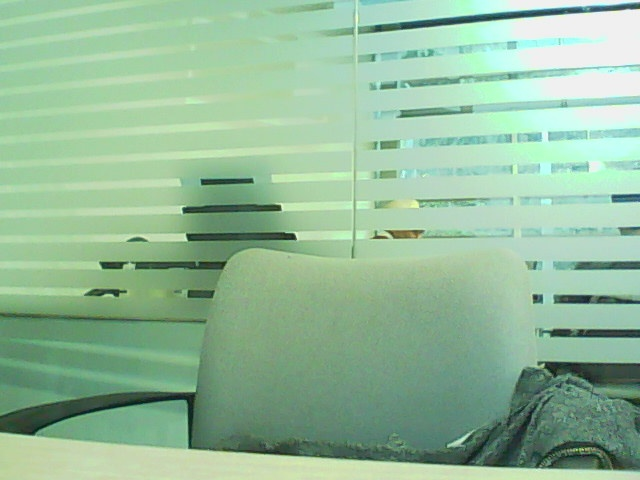
//> input picture build/test.jpg, 640 x 480 px, given in place of the camera
$ ./cam   (built with g++ and OpenCV 4)
//> lines starting //> are read from the running program, lines starting //| are printed output that depends on the picture
#include <stdlib.h>
#include <stdio.h>
#include <math.h>
#include <cv.h>
#include <time.h>
#include <highgui.h>
 #include "opencv2/objdetect/objdetect.hpp"
#include "opencv2/cudaobjdetect.hpp"
 #include "opencv2/highgui/highgui.hpp"
 #include "opencv2/imgproc/imgproc.hpp"
#include "jetsonGPIO.h"

 #include <iostream>


using namespace std;
using namespace cv;


int main(int argc, char **argv)
{
/*
  jetsonGPIO pushButton = gpio166 ;
  // Make the button and led available in user space
  gpioExport(pushButton) ;
  gpioSetDirection(pushButton,inputPin) ;

*/

  VideoCapture cap(0);

  if(!cap.isOpened())
	return -1;

  double t;
   unsigned int value;
   Mat frame, gray, edges;
   namedWindow("cam",1);
   namedWindow("edges",1);
   double width , height, frames;
 cap.set(CV_CAP_PROP_FRAME_WIDTH,1920);
   			 cap.set(CV_CAP_PROP_FRAME_HEIGHT,1080);
   width = cap.get(CV_CAP_PROP_FRAME_WIDTH);
   height = cap.get(CV_CAP_PROP_FRAME_HEIGHT);
   frames = cap.get(CV_CAP_PROP_FPS);

   cout<<"w: "<<width<<"  h: "<<height<<" FPS: "<<frames<<endl;
   	for(;;)
	{
		//gpioGetValue(pushButton, &value) ;
		// cout << "Button " << value << endl;
		Mat frame;
		cap >> frame;
//> frame is the input picture: 480 rows x 640 cols, CV_8UC3; mean B, G, R 154.5, 186.7, 147.3
		// [10 lines of commented-out code are left out]

		t = (double)cvGetTickCount();
		cvtColor(frame, edges,CV_BGR2GRAY);
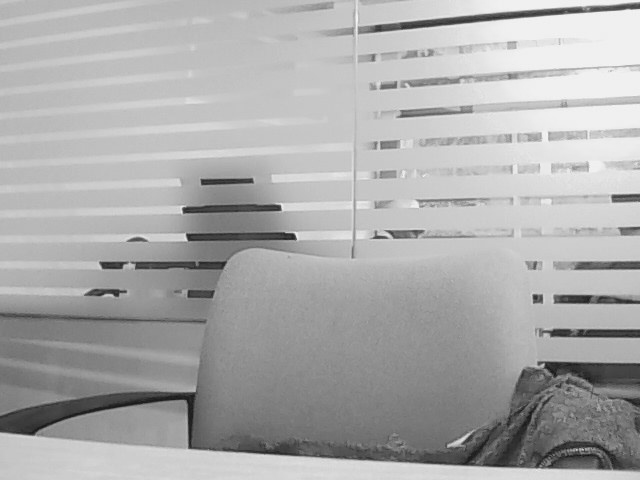
//> edges: 480 rows x 640 cols, CV_8UC1; min 16, max 245, mean 171.2
		GaussianBlur(edges, edges, Size(7,7),1.5,1.5);
		Canny(edges, edges,0,30,3);
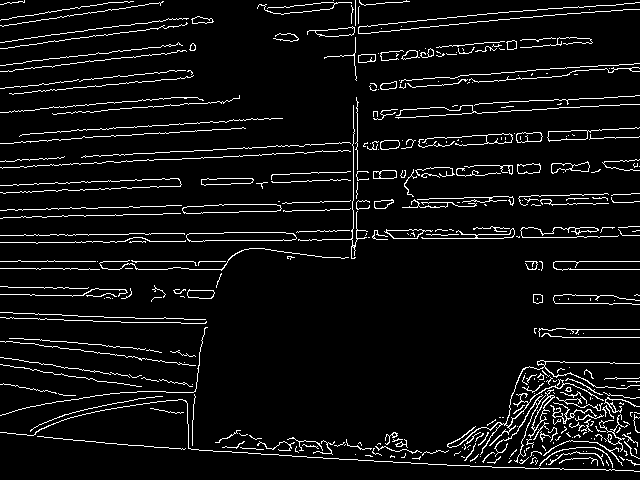
//> edges: 480 rows x 640 cols, CV_8UC1; 6.4% white in thin lines or dots
		t = (double)cvGetTickCount() - t;
  	/*	printf("detection time = %g ms\n", t/((double)cvGetTickFrequency()*1000.));
*/
		imshow("cam", frame);
		imshow("edges",edges);
		if(waitKey(30)>=0)
//> the Esc key is pressed
		{
			imwrite("takehigh_final_14_10.jpg",frame);
			cout<<"save image"<<endl;
			break;

		}
	}


   return 0;

}

$ run again, on build/take.jpg
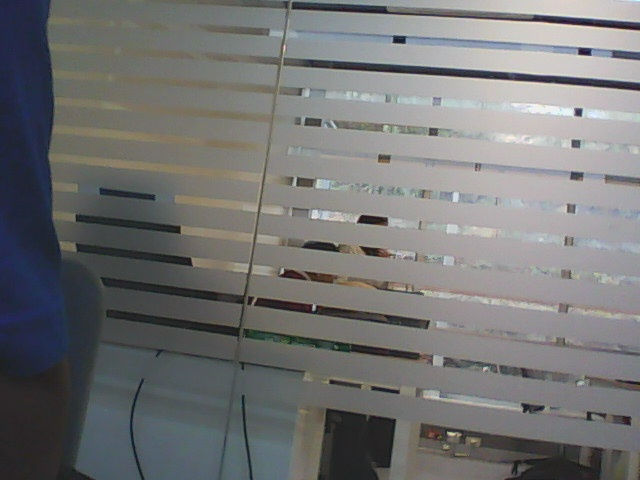
//> input picture build/take.jpg, 640 x 480 px, given in place of the camera
//> frame is the input picture: 480 rows x 640 cols, CV_8UC3; mean B, G, R 115.6, 115.6, 115.1
//> `cvtColor(frame, edges,CV_BGR2GRAY);`:
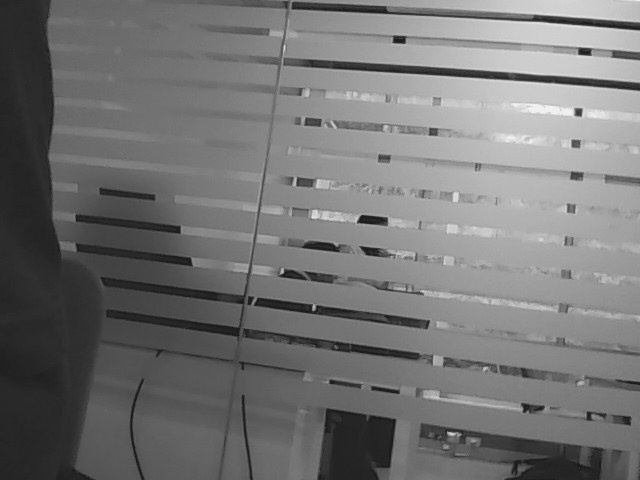
//> edges: 480 rows x 640 cols, CV_8UC1; min 20, max 245, mean 115.4
//> `Canny(edges, edges,0,30,3);`:
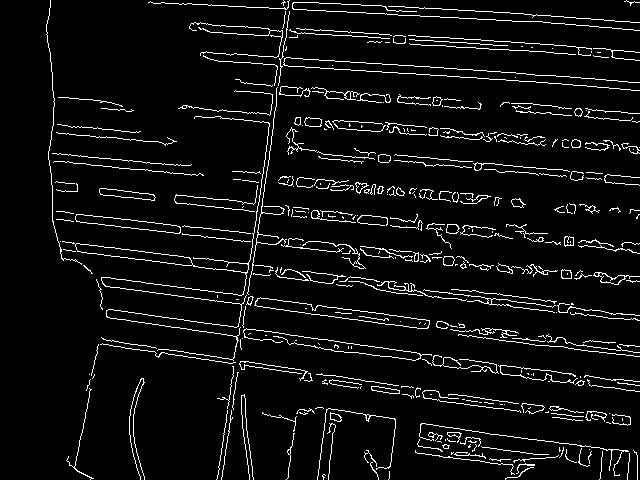
//> edges: 480 rows x 640 cols, CV_8UC1; 6% white in thin lines or dots

$ run again, on build/takehigh.jpg
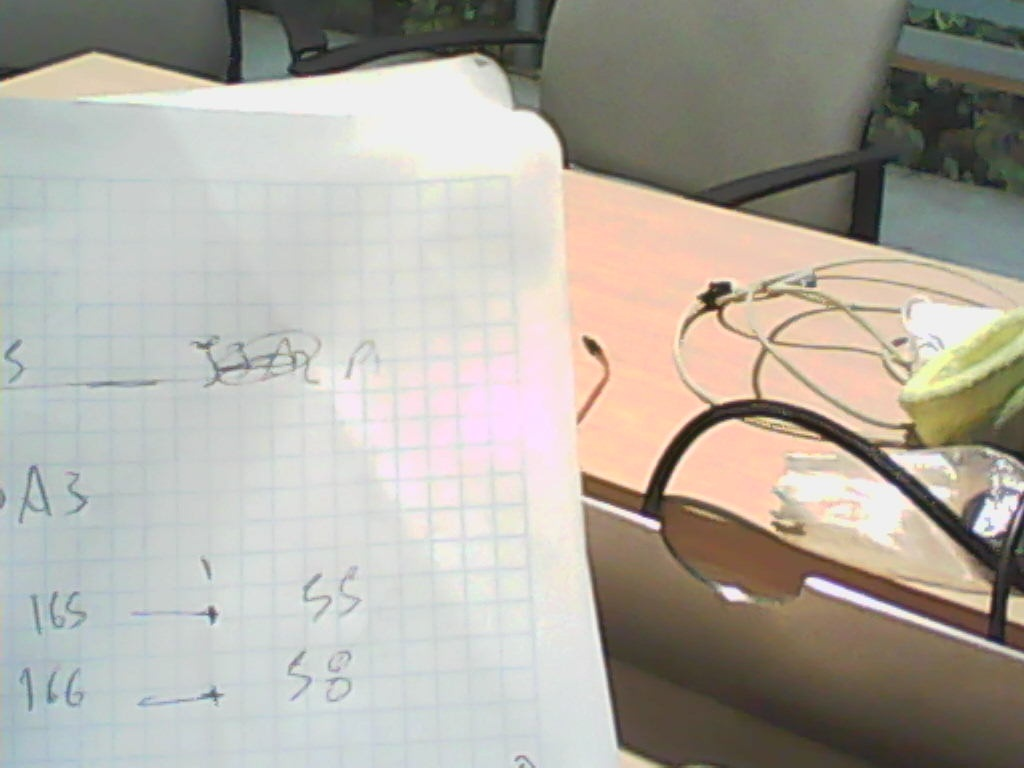
//> input picture build/takehigh.jpg, 1024 x 768 px, given in place of the camera
//> frame is the input picture: 768 rows x 1024 cols, CV_8UC3; mean B, G, R 162.9, 172.1, 176.2
//> `cvtColor(frame, edges,CV_BGR2GRAY);`:
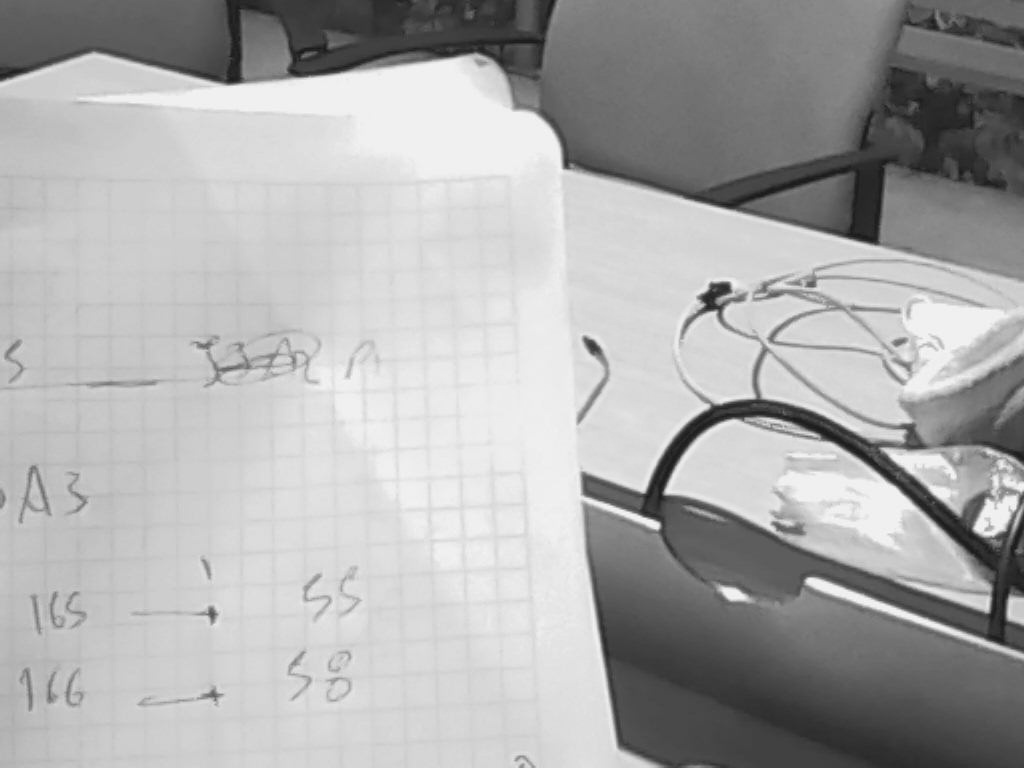
//> edges: 768 rows x 1024 cols, CV_8UC1; min 24, max 249, mean 172.3
//> `Canny(edges, edges,0,30,3);`:
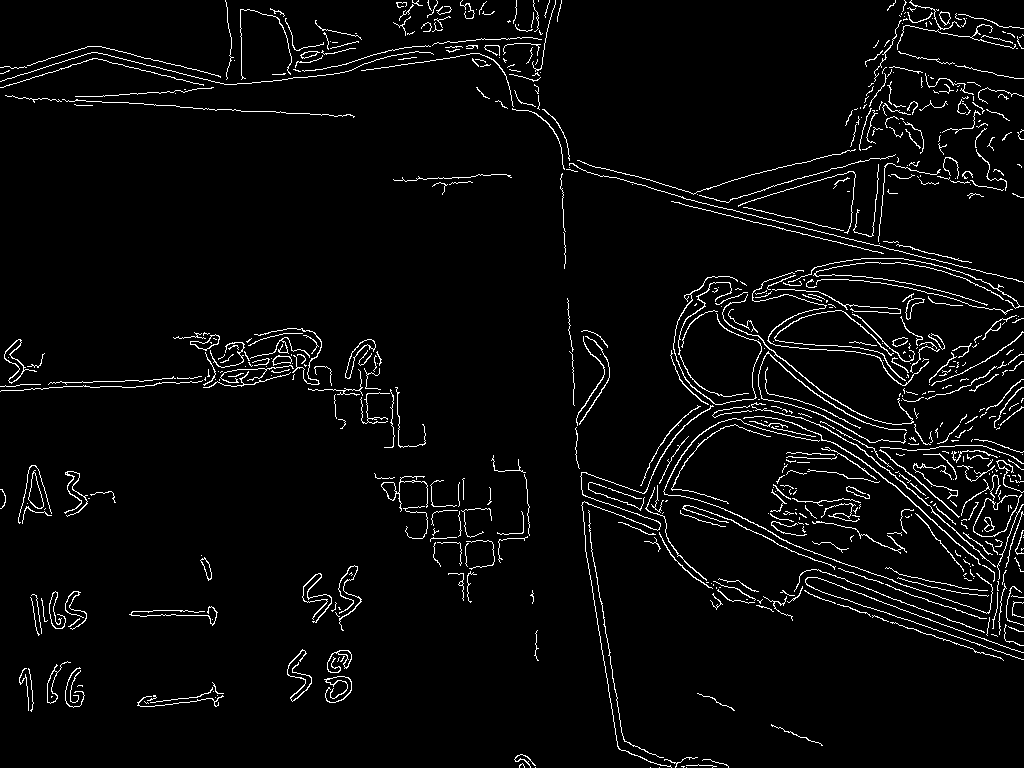
//> edges: 768 rows x 1024 cols, CV_8UC1; 3.9% white in thin lines or dots
